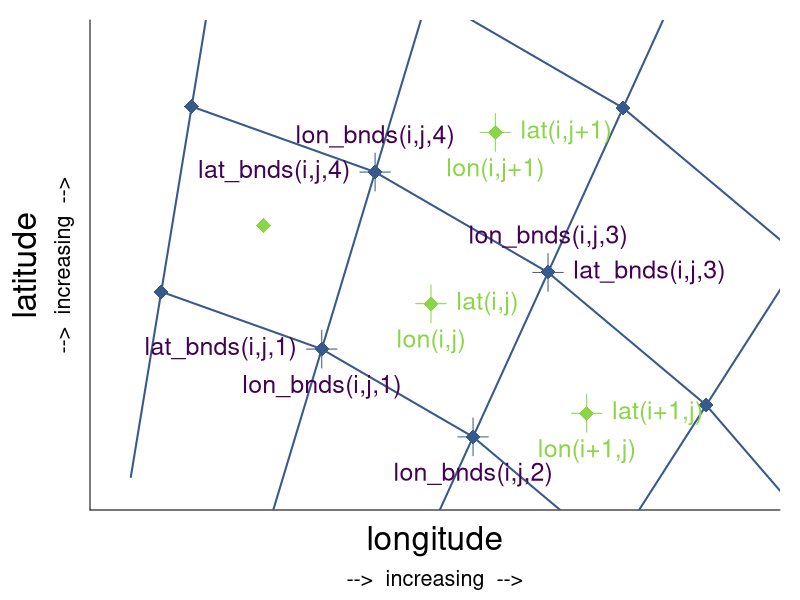

Generate this figure with R:
# define lat and lon
lon = 10:10
lat = 54:54

# sphere with radius and lon-center and lat-center
radius_grid_lower = 6
radius_grid_low = 7
radius_cell = c(7.5, 7.5, 7.5, 8.5)
radius_grid_high = 8
radius_grid_higher = 9
radius_grid_evenhigher = 10
clon =  7.0
clat = 47.1

## angles center
# 56, 65, 74
## angles bnds
# 51.5, 60.5, 69.5, 78.5

angles_cell = c(56, 65, 74, 65)
angles_grid = c(42.5, 51.5, 60.5, 69.5, 78.5)
pi = 3.14
# grid lines above grid cells
ulon_grid_lower = radius_grid_lower * cos(angles_grid/180*pi) + clon
ulat_grid_lower = radius_grid_lower * sin(angles_grid/180*pi) + clat
ulon_grid_low = radius_grid_low * cos(angles_grid/180*pi) + clon
ulat_grid_low = radius_grid_low * sin(angles_grid/180*pi) + clat
# grid cell center coordinates
ulon_cell = radius_cell * cos(angles_cell/180*pi) + clon
ulat_cell = radius_cell * sin(angles_cell/180*pi) + clat
# grid lines below grid cells
ulon_grid_high = radius_grid_high * cos(angles_grid/180*pi) + clon
ulat_grid_high = radius_grid_high * sin(angles_grid/180*pi) + clat
ulon_grid_higher = radius_grid_higher * cos(angles_grid/180*pi) + clon
ulat_grid_higher = radius_grid_higher * sin(angles_grid/180*pi) + clat
ulon_grid_evenhigher = radius_grid_evenhigher * cos(angles_grid/180*pi) + clon
ulat_grid_evenhigher = radius_grid_evenhigher * sin(angles_grid/180*pi) + clat
# radial grid lines
rlon_grid = rbind(ulon_grid_lower, ulon_grid_low, ulon_grid_high, ulon_grid_higher, ulon_grid_evenhigher, NA)
rlat_grid = rbind(ulat_grid_lower, ulat_grid_low, ulat_grid_high, ulat_grid_higher, ulat_grid_evenhigher, NA)


lon_bnds = (10:11) - 0.5
lat_bnds = (54:55) - 0.5

dlon_solid = 0.4
dlat_solid = 0.4
dlon_dot = 1.4
dlat_dot = 0.6
dlon_text1 = 0.1
dlat_text1 = 0.1
dlon_max = 1.8
dlat_max = 0.8

nlon = length(lon)
nlat = length(lat)


# colors
col_grid_draw = '#38598CFF'
col_grid_text = '#440154FF'
col_cell_draw = '#8AD647FF'
col_cell_text = '#8AD647FF'


# write plot to file
png('pics/case_2D_a.png', width = 7, height = 5.2, units='in', res = 300)
# pdf('pics/case_1D.pdf', width = 7, height = 5.2, paper='special')
par(mar = c(4.5, 4.5, 1, 1))


# create base plot
plot(c(ulon_cell[2]), c(ulat_cell[2]),
     xlab = ' ', ylab = '',
     xlim = c(lon_bnds[1] - dlon_dot, lon_bnds[nlon+1] + dlon_max),
     ylim = c(lat_bnds[1] - dlat_dot, lat_bnds[nlat+1] + dlat_max),
     xaxt = 'n', yaxt = 'n',
     bty = 'n', type = 'n')
axis(1, at = c(0, 360))
axis(2, at = c(0, 360))
mtext('longitude', 1, line = +1.2, cex = 2)
mtext('-->  increasing  -->', 1, line = +3, cex = 1.3)
mtext('latitude', 2, line = 2.5, cex = 2)
mtext('-->  increasing  -->', 2, line = 0.8, cex = 1.3)


# add grid ----
# grid lines, solid
lines(ulon_grid_low, ulat_grid_low, col = col_grid_draw, lwd = 2)
lines(ulon_grid_high, ulat_grid_high, col = col_grid_draw, lwd = 2)
lines(ulon_grid_higher, ulat_grid_higher, col = col_grid_draw, lwd = 2)
lines(rlon_grid, rlat_grid, col = col_grid_draw, lwd = 2)

# lines through grid intersection points
# lines(c(ulon_grid_low[4], ulon_grid_low[4]), c(ulat_grid_low[4] - dlat_text1, ulat_grid_low[4] + dlat_text1), col = col_grid_draw)
# lines(c(ulon_grid_low[4] - dlon_text1, ulon_grid_low[4] + dlon_text1), c(ulat_grid_low[4], ulat_grid_low[4]), col = col_grid_draw)
lines(rbind(ulon_grid_low[3:4], ulon_grid_low[3:4], NA), rbind(ulat_grid_low[3:4] - dlat_text1, ulat_grid_low[3:4] + dlat_text1, NA), col = col_grid_draw)
lines(rbind(ulon_grid_low[3:4] - dlon_text1, ulon_grid_low[3:4] + dlon_text1, NA), rbind(ulat_grid_low[3:4], ulat_grid_low[3:4], NA), col = col_grid_draw)
lines(rbind(ulon_grid_high[3:4], ulon_grid_high[3:4], NA), rbind(ulat_grid_high[3:4] - dlat_text1, ulat_grid_high[3:4] + dlat_text1, NA), col = col_grid_draw)
lines(rbind(ulon_grid_high[3:4] - dlon_text1, ulon_grid_high[3:4] + dlon_text1, NA), rbind(ulat_grid_high[3:4], ulat_grid_high[3:4], NA), col = col_grid_draw)

# dots on grid intersection
points(ulon_grid_low, ulat_grid_low, pch = 18, cex = 2, col = col_grid_draw)
points(ulon_grid_high, ulat_grid_high, pch = 18, cex = 2, col = col_grid_draw)
points(ulon_grid_higher, ulat_grid_higher, pch = 18, cex = 2, col = col_grid_draw)


# lines through grid cell center
lines(c(ulon_cell[2], ulon_cell[2]), c(ulat_cell[2] - dlat_text1, ulat_cell[2] + dlat_text1), col = col_cell_draw)
lines(c(ulon_cell[2] - dlon_text1, ulon_cell[2] + dlon_text1), c(ulat_cell[2], ulat_cell[2]), col = col_cell_draw)
lines(c(ulon_cell[1], ulon_cell[1]), c(ulat_cell[1] - dlat_text1, ulat_cell[1] + dlat_text1), col = col_cell_draw)
lines(c(ulon_cell[1] - dlon_text1, ulon_cell[1] + dlon_text1), c(ulat_cell[1], ulat_cell[1]), col = col_cell_draw)
lines(c(ulon_cell[4], ulon_cell[4]), c(ulat_cell[4] - dlat_text1, ulat_cell[4] + dlat_text1), col = col_cell_draw)
lines(c(ulon_cell[4] - dlon_text1, ulon_cell[4] + dlon_text1), c(ulat_cell[4], ulat_cell[4]), col = col_cell_draw)

# dots in the grid cell center
points(ulon_cell, ulat_cell, pch = 18, cex = 2, col = col_cell_draw)


# add text ----
# bnds
text(ulon_grid_low[4], ulat_grid_low[4] - dlat_text1, 'lon_bnds(i,j,1)', col = col_grid_text, cex = 1.5, pos = 1)
text(ulon_grid_low[4] - dlon_text1, ulat_grid_low[4], 'lat_bnds(i,j,1)', col = col_grid_text, cex = 1.5, pos = 2)
text(ulon_grid_low[3], ulat_grid_low[3] - dlat_text1, 'lon_bnds(i,j,2)', col = col_grid_text, cex = 1.5, pos = 1)
# text(ulon_grid_low[3] - dlon_text1, ulat_grid_low[3], 'lat_bnds(i,j,2)', col = col_grid_text, cex = 1.5, pos = 2)
text(ulon_grid_high[3], ulat_grid_high[3] + dlat_text1, 'lon_bnds(i,j,3)', col = col_grid_text, cex = 1.5, pos = 3)
text(ulon_grid_high[3] + dlon_text1, ulat_grid_high[3], 'lat_bnds(i,j,3)', col = col_grid_text, cex = 1.5, pos = 4)
text(ulon_grid_high[4], ulat_grid_high[4] + dlat_text1, 'lon_bnds(i,j,4)', col = col_grid_text, cex = 1.5, pos = 3)
text(ulon_grid_high[4] - dlon_text1, ulat_grid_high[4], 'lat_bnds(i,j,4)', col = col_grid_text, cex = 1.5, pos = 2)

# grid cell center
text(ulon_cell[2], ulat_cell[2] - dlat_text1, 'lon(i,j)', col = col_cell_text, cex = 1.5, pos = 1)
text(ulon_cell[2] + dlon_text1, ulat_cell[2], 'lat(i,j)', col = col_cell_text, cex = 1.5, pos = 4)
text(ulon_cell[1], ulat_cell[1] - dlat_text1, 'lon(i+1,j)', col = col_cell_text, cex = 1.5, pos = 1)
text(ulon_cell[1] + dlon_text1, ulat_cell[1], 'lat(i+1,j)', col = col_cell_text, cex = 1.5, pos = 4)
text(ulon_cell[4], ulat_cell[4] - dlat_text1, 'lon(i,j+1)', col = col_cell_text, cex = 1.5, pos = 1)
text(ulon_cell[4] + dlon_text1, ulat_cell[4], 'lat(i,j+1)', col = col_cell_text, cex = 1.5, pos = 4)


# close picture output device
dev.off()

